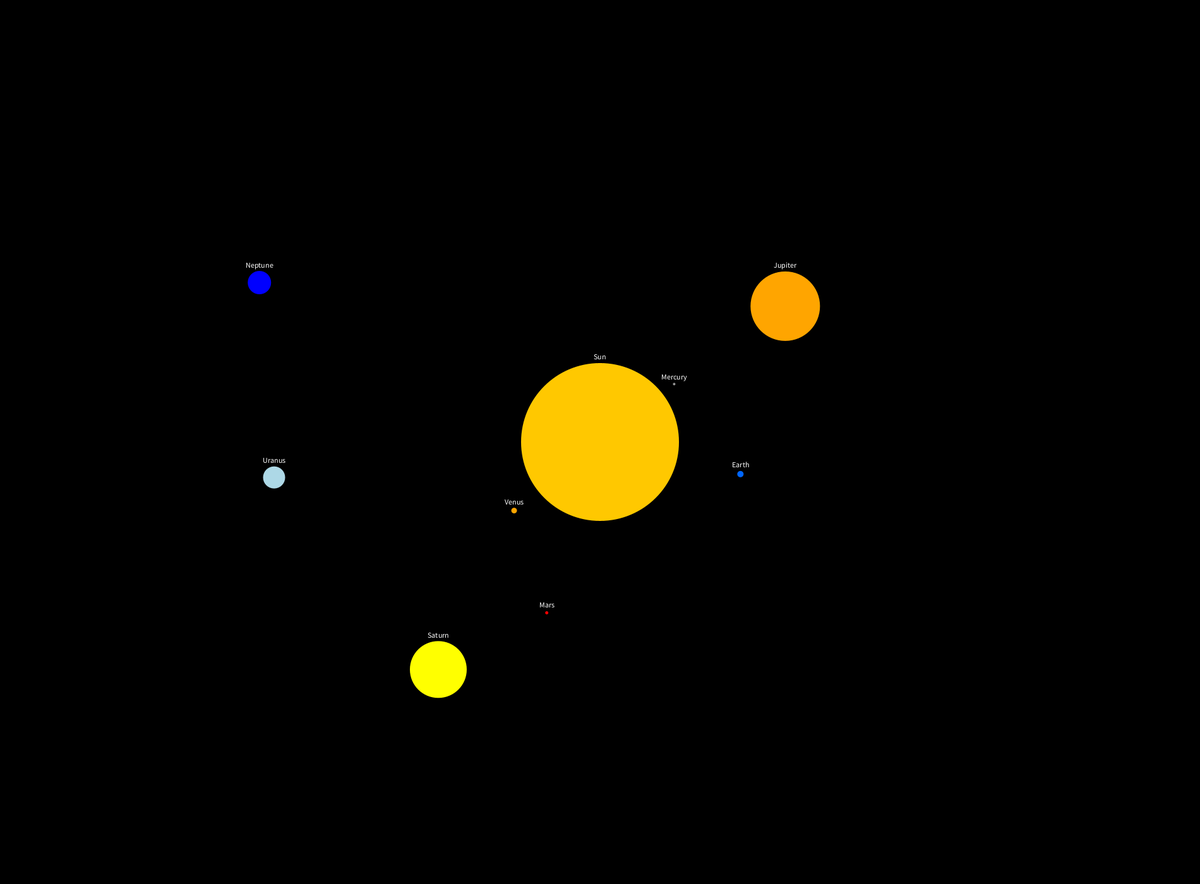
Frame 1 (no input)
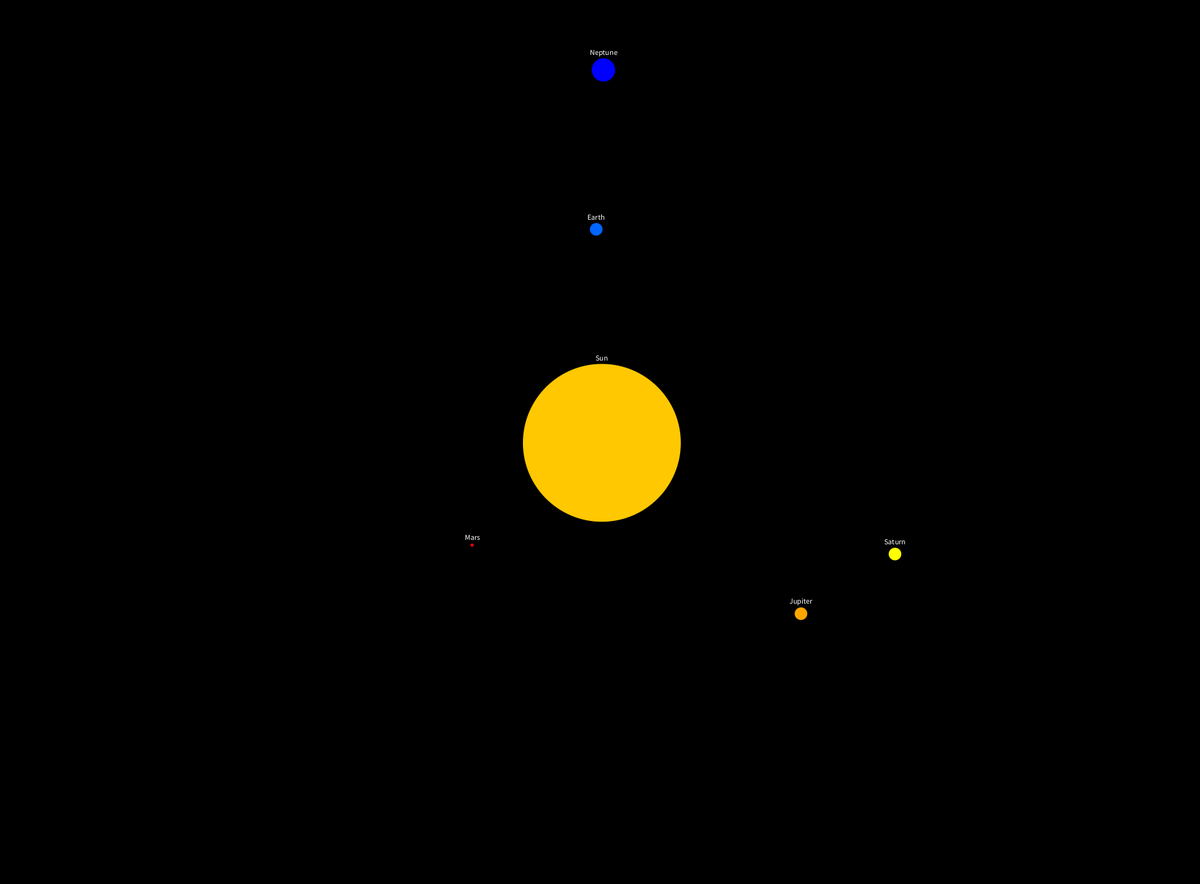
Frame 60 (the mouse pressed at the canvas centre just before this capture)
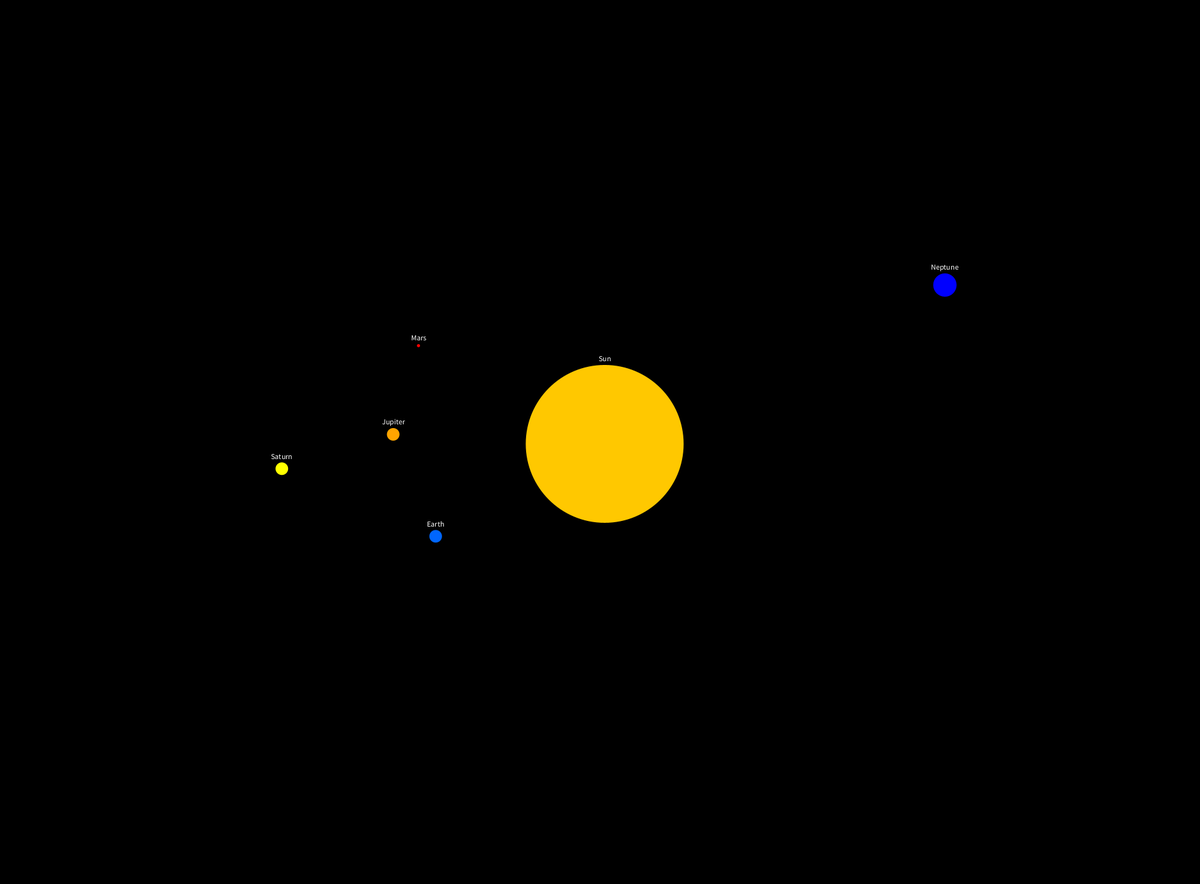
Frame 120 (the mouse held since frame 60 and released just before this capture)

The Processing sketch that drew these frames (run headless with seeded random() and noise(); from frame 60 on, the mouse is pressed at the canvas centre):

// Processing sketch: spacesim
// ── spacesim.pde
ArrayList<Body> bodies = new ArrayList<Body>();
float G = 1000;
float dt = 0.1;

void setup() {
  size(1900, 1400);
  textAlign(CENTER, CENTER);
  textSize(12);
  smooth(18);
  frameRate(12);

  // Sun
  Body sun = new Body(width/2, height/2, 125); // 125px radius
  sun.massEarths = 333000;
  sun.radius = 125;
  sun.isSun = true;
  sun.name = "Sun";
  sun.col = color(255, 200, 0);
  bodies.add(sun);

  // Planets (mass, distance from Sun, radius, name, color)
  addPlanet(0.055, 150, 2, "Mercury", color(150));           // Mercury gray
  addPlanet(0.815, 200, 4.5, "Venus", color(255, 165, 0));   // Venus orange
  addPlanet(1, 250, 5, "Earth", color(0, 102, 255));         // Earth blue
  addPlanet(0.107, 300, 2.5, "Mars", color(255, 0, 0));      // Mars red
  addPlanet(318, 375, 55, "Jupiter", color(255, 165, 0));    // Jupiter orange
  addPlanet(95, 450, 45, "Saturn", color(255, 255, 0));      // Saturn yellow
  addPlanet(14, 525, 17.5, "Uranus", color(173, 216, 230));  // Uranus lightBlue
  addPlanet(17, 600, 18.5, "Neptune", color(0, 0, 255));     // Neptune darkBlue
}

void draw() {
  background(0);

  applyGravity();
  handleCollisions();
  updateBodies();

  for (Body b : bodies) {
    fill(b.col);
    noStroke();
    ellipse(b.pos.x, b.pos.y, b.radius*2, b.radius*2);

    fill(255);
    text(b.name, b.pos.x, b.pos.y - b.radius - 10);
  }
}

// ==========================
// Add planet with circular orbit
// ==========================
void addPlanet(float mass, float dist, float radius, String name, int c) {
  Body sun = bodies.get(0);
  float angle = random(TWO_PI);
  PVector pos = new PVector(
    sun.pos.x + dist * cos(angle),
    sun.pos.y + dist * sin(angle)
  );

  Body planet = new Body(pos.x, pos.y, radius);
  planet.massEarths = mass;
  planet.name = name;
  planet.col = c;

  // Circular orbit speed: v = sqrt(G*M/r)
  float speed = sqrt(G * sun.massEarths / dist);
  PVector dir = PVector.sub(pos, sun.pos).normalize();
  PVector vel = new PVector(-dir.y, dir.x).mult(speed);
  planet.vel = vel;

  bodies.add(planet);
}

// ==========================
// Physics
// ==========================
void applyGravity() {
  for (int i = 0; i < bodies.size(); i++) {
    Body a = bodies.get(i);
    for (int j = i+1; j < bodies.size(); j++) {
      Body b = bodies.get(j);
      PVector dir = PVector.sub(b.pos, a.pos);
      float distSq = constrain(dir.magSq(), 25, 1e9);
      float force = (G * a.massEarths * b.massEarths) / distSq;
      dir.normalize();
      PVector f = dir.copy().mult(force);
      a.applyForce(f);
      b.applyForce(f.mult(-1));
    }
  }
}

void handleCollisions() {
  for (int i = bodies.size()-1; i >= 0; i--) {
    Body a = bodies.get(i);
    for (int j = i-1; j >= 0; j--) {
      Body b = bodies.get(j);
      if (PVector.dist(a.pos, b.pos) < a.radius + b.radius) {
        Body merged = mergeBodies(a, b);
        bodies.remove(i);
        bodies.remove(j);
        bodies.add(merged);
        break;
      }
    }
  }
}

Body mergeBodies(Body a, Body b) {
  float totalMass = a.massEarths + b.massEarths;
  PVector newVel = PVector.add(
    PVector.mult(a.vel, a.massEarths),
    PVector.mult(b.vel, b.massEarths)
  ).div(totalMass);

  PVector newPos = PVector.add(
    PVector.mult(a.pos, a.massEarths),
    PVector.mult(b.pos, b.massEarths)
  ).div(totalMass);

  Body merged = new Body(newPos.x, newPos.y, 10);
  merged.massEarths = totalMass;
  merged.vel = newVel.copy();

  if (a.isSun || b.isSun || totalMass > 100000) {
    merged.isSun = true;
    merged.radius = 125;
    merged.col = color(255, 200, 0);
    merged.name = "Sun";
  } else {
    merged.updateRadius();
    merged.col = (a.massEarths > b.massEarths) ? a.col : b.col;
    merged.name = (a.massEarths > b.massEarths) ? a.name : b.name;
  }

  return merged;
}

void updateBodies() {
  for (Body b : bodies) {
    b.update(dt);
  }
}

// ==========================
// Body class
// ==========================
class Body {
  PVector pos, vel, acc;
  float radius;
  float massEarths;
  boolean isSun = false;
  String name = "";
  int col;

  Body(float x, float y, float r) {
    pos = new PVector(x, y);
    vel = new PVector(0, 0);
    acc = new PVector(0, 0);
    radius = r;
  }

  void updateRadius() {
    radius = radius;
  }

  void applyForce(PVector f) {
    acc.add(PVector.div(f, massEarths));
  }

  void update(float dt) {
    vel.add(PVector.mult(acc, dt));
    pos.add(PVector.mult(vel, dt));
    acc.mult(0);
  }
}
